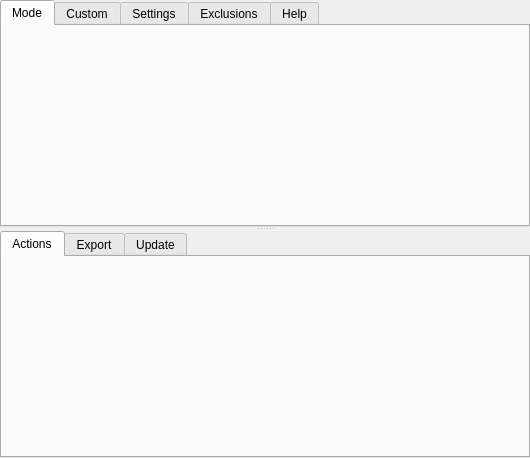
<?xml version="1.0" encoding="UTF-8"?>
<ui version="4.0">
 <class>RootBuilderMenu</class>
 <widget class="QWidget" name="RootBuilderMenu">
  <property name="geometry">
   <rect>
    <x>0</x>
    <y>0</y>
    <width>530</width>
    <height>458</height>
   </rect>
  </property>
  <property name="windowTitle">
   <string>Form</string>
  </property>
  <layout class="QVBoxLayout" name="verticalLayout_2">
   <property name="spacing">
    <number>0</number>
   </property>
   <property name="leftMargin">
    <number>0</number>
   </property>
   <property name="topMargin">
    <number>0</number>
   </property>
   <property name="rightMargin">
    <number>0</number>
   </property>
   <property name="bottomMargin">
    <number>0</number>
   </property>
   <item>
    <widget class="QSplitter" name="contentSplitter">
     <property name="orientation">
      <enum>Qt::Vertical</enum>
     </property>
     <widget class="QTabWidget" name="topTabWidget">
      <property name="currentIndex">
       <number>0</number>
      </property>
      <widget class="QWidget" name="modeTab">
       <attribute name="title">
        <string>Mode</string>
       </attribute>
      </widget>
      <widget class="QWidget" name="customModeTab">
       <attribute name="title">
        <string>Custom</string>
       </attribute>
      </widget>
      <widget class="QWidget" name="settingsTab">
       <attribute name="title">
        <string>Settings</string>
       </attribute>
      </widget>
      <widget class="QWidget" name="exclusionsTab">
       <attribute name="title">
        <string>Exclusions</string>
       </attribute>
      </widget>
      <widget class="QWidget" name="helpTab">
       <attribute name="title">
        <string>Help</string>
       </attribute>
      </widget>
     </widget>
     <widget class="QTabWidget" name="btmTabWidget">
      <property name="currentIndex">
       <number>0</number>
      </property>
      <widget class="QWidget" name="actionsTab">
       <attribute name="title">
        <string>Actions</string>
       </attribute>
      </widget>
      <widget class="QWidget" name="exportTab">
       <attribute name="title">
        <string>Export</string>
       </attribute>
      </widget>
      <widget class="QWidget" name="updateTab">
       <attribute name="title">
        <string>Update</string>
       </attribute>
      </widget>
     </widget>
    </widget>
   </item>
  </layout>
 </widget>
 <resources/>
 <connections/>
</ui>
